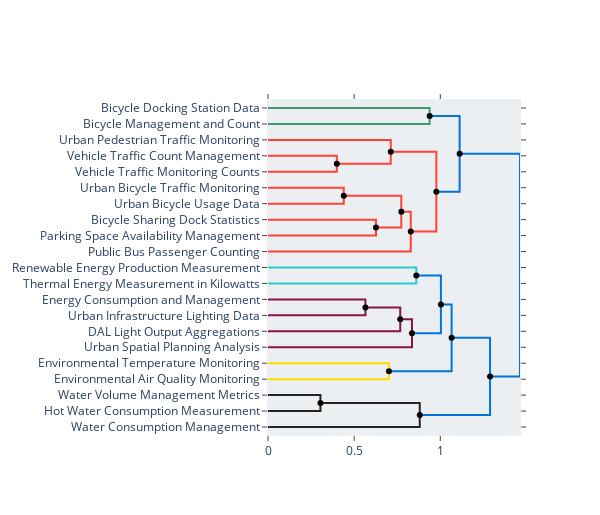

Write notebook code for a chart like this one.
### Code cell
chatgpt_topic_labels = {topic: " | ".join(list(zip(*values))[0]) for topic, values in topic_model.topic_aspects_["OpenAI"].items()}
chatgpt_topic_labels[-1] = "Outlier Topic"
topic_model.set_topic_labels(chatgpt_topic_labels)
topic_model.visualize_hierarchy(hierarchical_topics=hierarchical_topics, custom_labels=chatgpt_topic_labels, title='', width=600)

### Figure 1 — Plotly figure (JSON) as saved in the notebook; plotly's stock layout.template omitted (floating-point values rounded to 4 significant figures)
{"data": [{"hoverinfo": "text", "marker": {"color": "rgb(61,153,112)"}, "mode": "lines", "text": ["Bicycle Docking Station Data", "", "", "Bicycle Management and Count"], "x": [0.0, 0.9379, 0.9379, 0.0], "xaxis": "x", "y": [-5.0, -5.0, -15.0, -15.0], "yaxis": "y", "type": "scatter"}, {"hoverinfo": "text", "marker": {"color": "rgb(255,65,54)"}, "mode": "lines", "text": ["Vehicle Traffic Count Management", "", "", "Vehicle Traffic Monitoring Counts"], "x": [0.0, 0.3994, 0.3994, 0.0], "xaxis": "x", "y": [-35.0, -35.0, -45.0, -45.0], "yaxis": "y", "type": "scatter"}, {"hoverinfo": "text", "marker": {"color": "rgb(255,65,54)"}, "mode": "lines", "text": ["Urban Pedestrian Traffic Monitoring", "", "", "traffic_vehicle_vehicles_counts_transportation"], "x": [0.0, 0.7125, 0.7125, 0.3994], "xaxis": "x", "y": [-25.0, -25.0, -40.0, -40.0], "yaxis": "y", "type": "scatter"}, {"hoverinfo": "text", "marker": {"color": "rgb(255,65,54)"}, "mode": "lines", "text": ["Urban Bicycle Traffic Monitoring", "", "", "Urban Bicycle Usage Data"], "x": [0.0, 0.4396, 0.4396, 0.0], "xaxis": "x", "y": [-55.0, -55.0, -65.0, -65.0], "yaxis": "y", "type": "scatter"}, {"hoverinfo": "text", "marker": {"color": "rgb(255,65,54)"}, "mode": "lines", "text": ["Bicycle Sharing Dock Statistics", "", "", "Parking Space Availability Management"], "x": [0.0, 0.6266, 0.6266, 0.0], "xaxis": "x", "y": [-75.0, -75.0, -85.0, -85.0], "yaxis": "y", "type": "scatter"}, {"hoverinfo": "text", "marker": {"color": "rgb(255,65,54)"}, "mode": "lines", "text": ["bicycle_mobility_transportation_bicycles_traffic", "", "", "parking_transportation_availability_stations_docking"], "x": [0.4396, 0.7737, 0.7737, 0.6266], "xaxis": "x", "y": [-60.0, -60.0, -80.0, -80.0], "yaxis": "y", "type": "scatter"}, {"hoverinfo": "text", "marker": {"color": "rgb(255,65,54)"}, "mode": "lines", "text": ["transportation_bicycle_mobility_bicycles_parking", "", "", "Public Bus Passenger Counting"], "x": [0.7737, 0.8286, 0.8286, 0.0], "xaxis": "x", "y": [-70.0, -70.0, -95.0, -95.0], "yaxis": "y", "type": "scatter"}, {"hoverinfo": "text", "marker": {"color": "rgb(255,65,54)"}, "mode": "lines", "text": ["traffic_vehicle_pedestrian_counts_vehicles", "", "", "transportation_bicycle_mobility_bicycles_counts"], "x": [0.7125, 0.977, 0.977, 0.8286], "xaxis": "x", "y": [-32.5, -32.5, -82.5, -82.5], "yaxis": "y", "type": "scatter"}, {"hoverinfo": "text", "marker": {"color": "rgb(0,116,217)"}, "mode": "lines", "text": ["locked_cycle_bicycle_primary_secondary", "", "", "transportation_traffic_bicycle_counts_mobility"], "x": [0.9379, 1.112, 1.112, 0.977], "xaxis": "x", "y": [-10.0, -10.0, -57.5, -57.5], "yaxis": "y", "type": "scatter"}, {"hoverinfo": "text", "marker": {"color": "rgb(35,205,205)"}, "mode": "lines", "text": ["Renewable Energy Production Measurement", "", "", "Thermal Energy Measurement in Kilowatts"], "x": [0.0, 0.8608, 0.8608, 0.0], "xaxis": "x", "y": [-105.0, -105.0, -115.0, -115.0], "yaxis": "y", "type": "scatter"}, {"hoverinfo": "text", "marker": {"color": "rgb(133,20,75)"}, "mode": "lines", "text": ["Energy Consumption and Management", "", "", "Urban Infrastructure Lighting Data"], "x": [0.0, 0.5654, 0.5654, 0.0], "xaxis": "x", "y": [-125.0, -125.0, -135.0, -135.0], "yaxis": "y", "type": "scatter"}, {"hoverinfo": "text", "marker": {"color": "rgb(133,20,75)"}, "mode": "lines", "text": ["output_light_lighting_energy_and", "", "", "DAL Light Output Aggregations"], "x": [0.5654, 0.7676, 0.7676, 0.0], "xaxis": "x", "y": [-130.0, -130.0, -145.0, -145.0], "yaxis": "y", "type": "scatter"}, {"hoverinfo": "text", "marker": {"color": "rgb(133,20,75)"}, "mode": "lines", "text": ["output_light_lighting_and_energy", "", "", "Urban Spatial Planning Analysis"], "x": [0.7676, 0.8357, 0.8357, 0.0], "xaxis": "x", "y": [-137.5, -137.5, -155.0, -155.0], "yaxis": "y", "type": "scatter"}, {"hoverinfo": "text", "marker": {"color": "rgb(0,116,217)"}, "mode": "lines", "text": ["renewable_thermal_energy_kilowatthours_production", "", "", "output_light_lighting_and_energy"], "x": [0.8608, 1.004, 1.004, 0.8357], "xaxis": "x", "y": [-110.0, -110.0, -146.2, -146.2], "yaxis": "y", "type": "scatter"}, {"hoverinfo": "text", "marker": {"color": "rgb(255,220,0)"}, "mode": "lines", "text": ["Environmental Temperature Monitoring", "", "", "Environmental Air Quality Monitoring"], "x": [0.0, 0.7017, 0.7017, 0.0], "xaxis": "x", "y": [-165.0, -165.0, -175.0, -175.0], "yaxis": "y", "type": "scatter"}, {"hoverinfo": "text", "marker": {"color": "rgb(0,116,217)"}, "mode": "lines", "text": ["output_light_lighting_and_energy", "", "", "environmental_air_quality_monitoring_concentration"], "x": [1.004, 1.066, 1.066, 0.7017], "xaxis": "x", "y": [-128.1, -128.1, -170.0, -170.0], "yaxis": "y", "type": "scatter"}, {"hoverinfo": "text", "marker": {"color": "rgb(40,35,35)"}, "mode": "lines", "text": ["Water Volume Management Metrics", "", "", "Hot Water Consumption Measurement"], "x": [0.0, 0.3043, 0.3043, 0.0], "xaxis": "x", "y": [-185.0, -185.0, -195.0, -195.0], "yaxis": "y", "type": "scatter"}, {"hoverinfo": "text", "marker": {"color": "rgb(40,35,35)"}, "mode": "lines", "text": ["water_cubic_meters_volume_management", "", "", "Water Consumption Management"], "x": [0.3043, 0.8807, 0.8807, 0.0], "xaxis": "x", "y": [-190.0, -190.0, -205.0, -205.0], "yaxis": "y", "type": "scatter"}, {"hoverinfo": "text", "marker": {"color": "rgb(0,116,217)"}, "mode": "lines", "text": ["output_light_lighting_and_energy", "", "", "water_cubic_meters_volume_management"], "x": [1.066, 1.289, 1.289, 0.8807], "xaxis": "x", "y": [-149.1, -149.1, -197.5, -197.5], "yaxis": "y", "type": "scatter"}, {"hoverinfo": "text", "marker": {"color": "rgb(0,116,217)"}, "mode": "lines", "text": ["transportation_traffic_bicycle_counts_mobility", "", "", "output_light_lighting_and_energy"], "x": [1.112, 1.463, 1.463, 1.289], "xaxis": "x", "y": [-33.75, -33.75, -173.3, -173.3], "yaxis": "y", "type": "scatter"}, {"hoverinfo": "text", "hovertext": ["bicycle_mobility_transportation_bicycles_traffic", "transportation_bicycle_mobility_bicycles_parking", "traffic_vehicle_pedestrian_counts_vehicles", "locked_cycle_bicycle_primary_secondary", "output_light_lighting_energy_and", "output_light_lighting_and_energy", "renewable_thermal_energy_kilowatthours_production", "output_light_lighting_and_energy", "water_cubic_meters_volume_management", "output_light_lighting_and_energy", "transportation_traffic_bicycle_counts_mobility"], "marker": {"color": "black"}, "mode": "markers", "showlegend": false, "x": [0.4396, 0.7737, 0.7125, 0.9379, 0.5654, 0.7676, 0.8608, 1.004, 0.3043, 1.066, 1.112], "y": [-60.0, -70.0, -32.5, -10.0, -130.0, -137.5, -110.0, -128.1, -190.0, -149.1, -33.75], "type": "scatter"}, {"hoverinfo": "text", "hovertext": ["traffic_vehicle_vehicles_counts_transportation", "parking_transportation_availability_stations_docking", "transportation_bicycle_mobility_bicycles_counts", "transportation_traffic_bicycle_counts_mobility", "output_light_lighting_and_energy", "environmental_air_quality_monitoring_concentration", "water_cubic_meters_volume_management", "output_light_lighting_and_energy"], "marker": {"color": "black"}, "mode": "markers", "showlegend": false, "x": [0.3994, 0.6266, 0.8286, 0.977, 0.8357, 0.7017, 0.8807, 1.289], "y": [-40.0, -80.0, -82.5, -57.5, -146.2, -170.0, -197.5, -173.3], "type": "scatter"}], "layout": {"autosize": false, "height": 515, "hovermode": "closest", "showlegend": false, "width": 600, "xaxis": {"mirror": "allticks", "rangemode": "tozero", "showgrid": false, "showline": true, "showticklabels": true, "ticks": "outside", "type": "linear", "zeroline": false}, "yaxis": {"mirror": "allticks", "rangemode": "tozero", "showgrid": false, "showline": true, "showticklabels": true, "tickmode": "array", "ticks": "outside", "ticktext": ["Bicycle Docking Station Data", "Bicycle Management and Count", "Urban Pedestrian Traffic Monitoring", "Vehicle Traffic Count Management", "Vehicle Traffic Monitoring Counts", "Urban Bicycle Traffic Monitoring", "Urban Bicycle Usage Data", "Bicycle Sharing Dock Statistics", "Parking Space Availability Management", "Public Bus Passenger Counting", "Renewable Energy Production Measurement", "Thermal Energy Measurement in Kilowatts", "Energy Consumption and Management", "Urban Infrastructure Lighting Data", "DAL Light Output Aggregations", "Urban Spatial Planning Analysis", "Environmental Temperature Monitoring", "Environmental Air Quality Monitoring", "Water Volume Management Metrics", "Hot Water Consumption Measurement", "Water Consumption Management"], "tickvals": [-5.0, -15.0, -25.0, -35.0, -45.0, -55.0, -65.0, -75.0, -85.0, -95.0, -105.0, -115.0, -125.0, -135.0, -145.0, -155.0, -165.0, -175.0, -185.0, -195.0, -205.0], "type": "linear", "zeroline": false, "range": [-210.0, 0.0]}, "title": {"font": {"size": 22, "color": "Black"}, "text": "", "x": 0.5, "xanchor": "center", "yanchor": "top"}, "hoverlabel": {"font": {"size": 16, "family": "Rockwell"}, "bgcolor": "white"}, "plot_bgcolor": "#ECEFF1"}}
